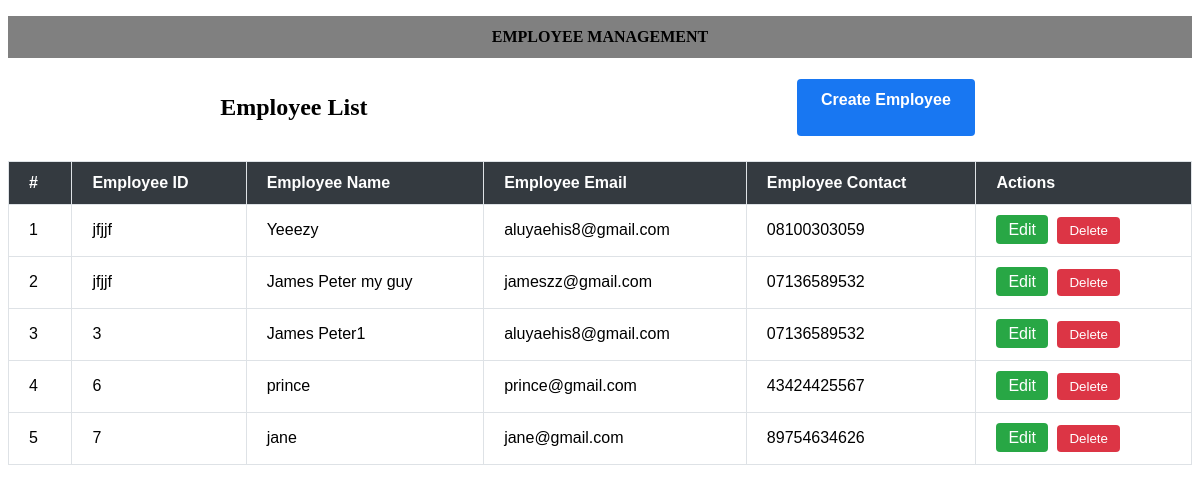
/, run on an earlier commit of the app's database.
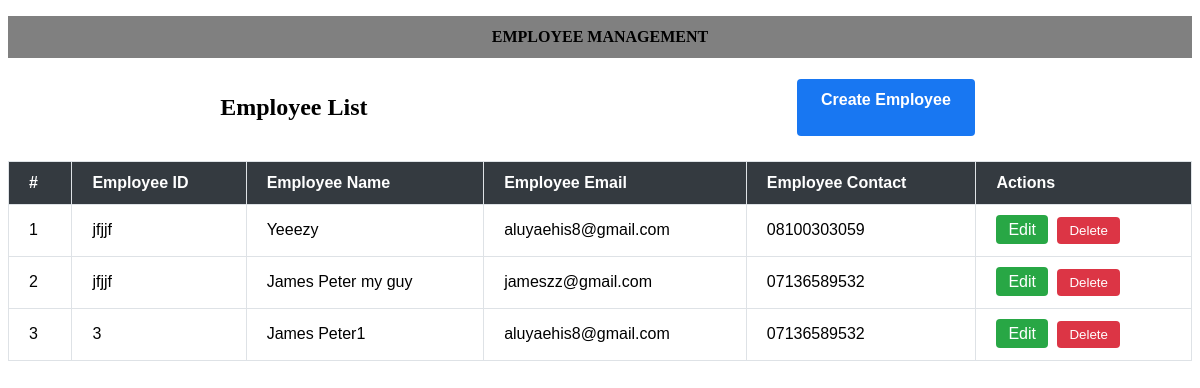
And on a later commit of the database.
### employee/models.py (models this page shows, shortened)
class Employee(models.Model):
    employee_id = models.CharField(max_length=30)
    employee_name = models.CharField(max_length=100)
    employee_email = models.EmailField()
    employee_contact = models.CharField(max_length=20)

### employee/views.py (the view)
# urls.py: path('', employee_list, name='list'),
def employee_list(request):
     employee = Employee.objects.all()
     return render(request, 'list.html', {'employee':employee})

### employee/templates/list.html (shortened to what this page needs)
{% extends 'base.html' %}
{% load static %}
{% block content %}
<div class="arrange">
  <h2><span class="emp_class1">Employee</span> <span class="emp_span2">List</span></h2>
  <a class="class-btn" href="{% url 'create' %}">Create Employee</a>
</div>
<table class="table table-bordered">
  <thead class="table-dark">
    <tr>
      <th>#</th>
      <th>Employee ID</th>
      <th>Employee Name</th>
      <th>Employee Email</th>
      <th>Employee Contact</th>
      <th>Actions</th>
    </tr>
  </thead>
  <tbody>
    {% if employee %}
    {% for emp in employee %}
    <tr>
      <td>{{ forloop.counter }}</td>
      <td>{{ emp.employee_id }}</td>
      <td>{{ emp.employee_name }}</td>
      <td>{{ emp.employee_email }}</td>
      <td>{{ emp.employee_contact }}</td>
      <td>
        <a href="{% url 'update' emp.pk %}" class="btn btn-success">Edit</a>
        <form action="{% url 'delete' emp.pk %}" method="post" style="display: inline;">
          <button type="submit" class="btn btn-danger" onclick="return confirm('Are you sure you want to delete this Employee?')">Delete</button>
        </form>
      </td>
    </tr>
    {% endfor %} {% else %}
    <tr>
      <td class="message">No employee found!</td>
    </tr>
    {%endif%}
  </tbody>
</table>
{% endblock %}

### employee/templates/base.html (shortened to what this page needs)
<!DOCTYPE html>
{% load static %}
<html lang="en">
  <head>
    <link rel="stylesheet" href="{% static 'CSS/style.css' %}" />
  </head>
  <body>
    <div>
      <nav class="navbar-brand-holder">
        <a class="navbar-brand" href="{% url 'list' %}">EMPLOYEE MANAGEMENT</a>
      </nav>
      <div>{% block content %} {% endblock %}</div>
    </div>
  </body>
</html>

### static/CSS/style.css (style rules this page uses)
.table { width: 100%; border-collapse: collapse; margin-top: 20px; font-family: Arial, sans-serif; }
.table th, .table td { padding: 12px 20px; border: 1px solid #dee2e6; text-align: left; }
.table-dark { background-color: #343a40; color: white; }
.btn-success { background-color: #28a745; color: white; padding: 6px 12px; border: none; border-radius: 4px; text-decoration: none; cursor: pointer; transition: background-color 0.3s; }
.btn-danger { background-color: #dc3545; color: white; padding: 6px 12px; border: none; border-radius: 4px; cursor: pointer; transition: background-color 0.3s; }
.btn-success, .btn-danger { margin-right: 5px; }
.arrange { display: flex; justify-content: space-around; flex-wrap: wrap; }
.class-btn { border: none; text-decoration: none; background-color: #1877f2; border-radius: 4px; cursor: pointer; color: white; text-align: center; align-items: center; justify-items: center; display: inline-block; padding: 12px 24px; font-family: Arial, sans-serif; font-weight: bold; transition: background-color 0.3s; margin: 5px; }
.navbar-brand { text-decoration: none; color: black; width: auto; margin-bottom: 1em; margin-top: 1em; font-weight: bolder; background-color: grey; padding: 12px 24px; display: block; text-align: center; }

What changed in the data, as far as the page shows it:
removed Employee: employee_id "6", employee_name "prince", employee_email "prince@gmail.com", employee_contact "43424425567"
removed Employee: employee_id "7", employee_name "jane", employee_email "jane@gmail.com", employee_contact "89754634626"
